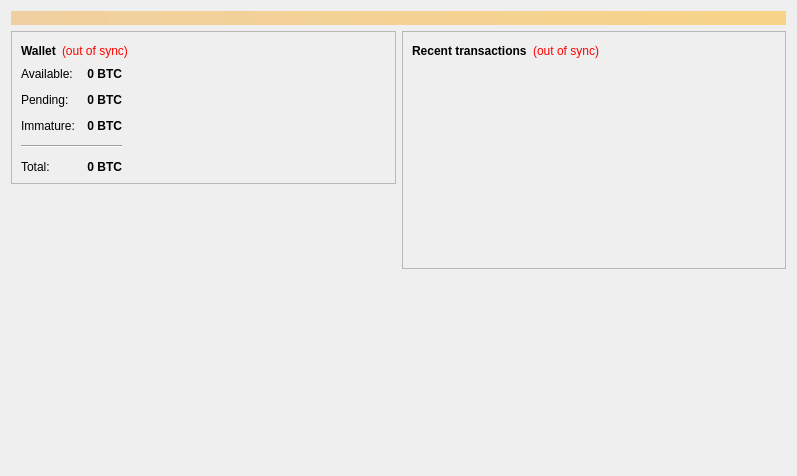
<?xml version="1.0" encoding="UTF-8"?>
<ui version="4.0">
 <class>OverviewPage</class>
 <widget class="QWidget" name="OverviewPage">
  <property name="geometry">
   <rect>
    <x>0</x>
    <y>0</y>
    <width>797</width>
    <height>476</height>
   </rect>
  </property>
  <property name="windowTitle">
   <string>Form</string>
  </property>
  <layout class="QVBoxLayout" name="topLayout">
   <item>
    <widget class="QLabel" name="labelAlerts">
     <property name="visible">
      <bool>false</bool>
     </property>
     <property name="styleSheet">
      <string notr="true">background-color: qlineargradient(x1: 0, y1: 0, x2: 1, y2: 0, stop:0 #F0D0A0, stop:1 #F8D488); color:#000000;</string>
     </property>
     <property name="wordWrap">
      <bool>true</bool>
     </property>
     <property name="margin">
      <number>3</number>
     </property>
    </widget>
   </item>
   <item>
    <layout class="QHBoxLayout" name="horizontalLayout" stretch="1,1">
     <item>
      <layout class="QVBoxLayout" name="verticalLayout_2">
       <item>
        <widget class="QFrame" name="frame">
         <property name="frameShape">
          <enum>QFrame::StyledPanel</enum>
         </property>
         <property name="frameShadow">
          <enum>QFrame::Raised</enum>
         </property>
         <layout class="QVBoxLayout" name="verticalLayout_4">
          <item>
           <layout class="QHBoxLayout" name="horizontalLayout_4">
            <item>
             <widget class="QLabel" name="label_5">
              <property name="font">
               <font>
                <weight>75</weight>
                <bold>true</bold>
               </font>
              </property>
              <property name="text">
               <string>Wallet</string>
              </property>
             </widget>
            </item>
            <item>
             <widget class="QLabel" name="labelWalletStatus">
              <property name="toolTip">
               <string>The displayed information may be out of date. Your wallet automatically synchronizes with the Vaperscoin network after a connection is established, but this process has not completed yet.</string>
              </property>
              <property name="styleSheet">
               <string notr="true">QLabel { color: red; }</string>
              </property>
              <property name="text">
               <string notr="true">(out of sync)</string>
              </property>
              <property name="alignment">
               <set>Qt::AlignLeading|Qt::AlignLeft|Qt::AlignVCenter</set>
              </property>
             </widget>
            </item>
            <item>
             <spacer name="horizontalSpacer_2">
              <property name="orientation">
               <enum>Qt::Horizontal</enum>
              </property>
              <property name="sizeHint" stdset="0">
               <size>
                <width>40</width>
                <height>20</height>
               </size>
              </property>
             </spacer>
            </item>
           </layout>
          </item>
          <item>
           <layout class="QHBoxLayout" name="horizontalLayout_3">
            <item>
             <layout class="QFormLayout" name="formLayout_2">
              <property name="fieldGrowthPolicy">
               <enum>QFormLayout::AllNonFixedFieldsGrow</enum>
              </property>
              <property name="horizontalSpacing">
               <number>12</number>
              </property>
              <property name="verticalSpacing">
               <number>12</number>
              </property>
              <item row="0" column="0">
               <widget class="QLabel" name="label">
                <property name="text">
                 <string>Available:</string>
                </property>
               </widget>
              </item>
              <item row="0" column="1">
               <widget class="QLabel" name="labelBalance">
                <property name="font">
                 <font>
                  <weight>75</weight>
                  <bold>true</bold>
                 </font>
                </property>
                <property name="cursor">
                 <cursorShape>IBeamCursor</cursorShape>
                </property>
                <property name="toolTip">
                 <string>Your current spendable balance</string>
                </property>
                <property name="text">
                 <string notr="true">0 BTC</string>
                </property>
                <property name="alignment">
                 <set>Qt::AlignRight|Qt::AlignTrailing|Qt::AlignVCenter</set>
                </property>
                <property name="textInteractionFlags">
                 <set>Qt::LinksAccessibleByMouse|Qt::TextSelectableByKeyboard|Qt::TextSelectableByMouse</set>
                </property>
               </widget>
              </item>
              <item row="1" column="0">
               <widget class="QLabel" name="label_3">
                <property name="text">
                 <string>Pending:</string>
                </property>
               </widget>
              </item>
              <item row="1" column="1">
               <widget class="QLabel" name="labelUnconfirmed">
                <property name="font">
                 <font>
                  <weight>75</weight>
                  <bold>true</bold>
                 </font>
                </property>
                <property name="cursor">
                 <cursorShape>IBeamCursor</cursorShape>
                </property>
                <property name="toolTip">
                 <string>Total of transactions that have yet to be confirmed, and do not yet count toward the spendable balance</string>
                </property>
                <property name="text">
                 <string notr="true">0 BTC</string>
                </property>
                <property name="alignment">
                 <set>Qt::AlignRight|Qt::AlignTrailing|Qt::AlignVCenter</set>
                </property>
                <property name="textInteractionFlags">
                 <set>Qt::LinksAccessibleByMouse|Qt::TextSelectableByKeyboard|Qt::TextSelectableByMouse</set>
                </property>
               </widget>
              </item>
              <item row="2" column="0">
               <widget class="QLabel" name="labelImmatureText">
                <property name="text">
                 <string>Immature:</string>
                </property>
               </widget>
              </item>
              <item row="2" column="1">
               <widget class="QLabel" name="labelImmature">
                <property name="font">
                 <font>
                  <weight>75</weight>
                  <bold>true</bold>
                 </font>
                </property>
                <property name="toolTip">
                 <string>Mined balance that has not yet matured</string>
                </property>
                <property name="text">
                 <string notr="true">0 BTC</string>
                </property>
                <property name="alignment">
                 <set>Qt::AlignRight|Qt::AlignTrailing|Qt::AlignVCenter</set>
                </property>
                <property name="textInteractionFlags">
                 <set>Qt::LinksAccessibleByMouse|Qt::TextSelectableByKeyboard|Qt::TextSelectableByMouse</set>
                </property>
               </widget>
              </item>
              <item row="4" column="0">
               <widget class="QLabel" name="labelTotalText">
                <property name="text">
                 <string>Total:</string>
                </property>
               </widget>
              </item>
              <item row="4" column="1">
               <widget class="QLabel" name="labelTotal">
                <property name="font">
                 <font>
                  <weight>75</weight>
                  <bold>true</bold>
                 </font>
                </property>
                <property name="cursor">
                 <cursorShape>IBeamCursor</cursorShape>
                </property>
                <property name="toolTip">
                 <string>Your current total balance</string>
                </property>
                <property name="text">
                 <string notr="true">0 BTC</string>
                </property>
                <property name="alignment">
                 <set>Qt::AlignRight|Qt::AlignTrailing|Qt::AlignVCenter</set>
                </property>
                <property name="textInteractionFlags">
                 <set>Qt::LinksAccessibleByMouse|Qt::TextSelectableByKeyboard|Qt::TextSelectableByMouse</set>
                </property>
               </widget>
              </item>
              <item row="3" column="0" colspan="2">
               <widget class="Line" name="line">
                <property name="orientation">
                 <enum>Qt::Horizontal</enum>
                </property>
               </widget>
              </item>
             </layout>
            </item>
            <item>
             <spacer name="horizontalSpacer_3">
              <property name="orientation">
               <enum>Qt::Horizontal</enum>
              </property>
              <property name="sizeHint" stdset="0">
               <size>
                <width>40</width>
                <height>20</height>
               </size>
              </property>
             </spacer>
            </item>
           </layout>
          </item>
         </layout>
        </widget>
       </item>
       <item alignment="Qt::AlignHCenter">
        <widget class="QLabel" name="label_wallet_bgcoin">
         <property name="maximumSize">
          <size>
           <width>256</width>
           <height>256</height>
          </size>
         </property>
         <property name="text">
          <string notr="true"/>
         </property>
         <property name="pixmap">
          <pixmap resource="../vaperscoin.qrc">:/icons/bitcoin</pixmap>
         </property>
         <property name="scaledContents">
          <bool>true</bool>
         </property>
         <property name="alignment">
          <set>Qt::AlignCenter</set>
         </property>
         <property name="margin">
          <number>-2</number>
         </property>
        </widget>
       </item>
       <item>
        <spacer name="verticalSpacer">
         <property name="orientation">
          <enum>Qt::Vertical</enum>
         </property>
         <property name="sizeHint" stdset="0">
          <size>
           <width>20</width>
           <height>40</height>
          </size>
         </property>
        </spacer>
       </item>
      </layout>
     </item>
     <item>
      <layout class="QVBoxLayout" name="verticalLayout_3">
       <item>
        <widget class="QFrame" name="frame_2">
         <property name="frameShape">
          <enum>QFrame::StyledPanel</enum>
         </property>
         <property name="frameShadow">
          <enum>QFrame::Raised</enum>
         </property>
         <layout class="QVBoxLayout" name="verticalLayout">
          <item>
           <layout class="QHBoxLayout" name="horizontalLayout_2">
            <item>
             <widget class="QLabel" name="label_4">
              <property name="text">
               <string>&lt;b&gt;Recent transactions&lt;/b&gt;</string>
              </property>
             </widget>
            </item>
            <item>
             <widget class="QLabel" name="labelTransactionsStatus">
              <property name="toolTip">
               <string>The displayed information may be out of date. Your wallet automatically synchronizes with the Vaperscoin network after a connection is established, but this process has not completed yet.</string>
              </property>
              <property name="styleSheet">
               <string notr="true">QLabel { color: red; }</string>
              </property>
              <property name="text">
               <string notr="true">(out of sync)</string>
              </property>
              <property name="alignment">
               <set>Qt::AlignRight|Qt::AlignTrailing|Qt::AlignVCenter</set>
              </property>
             </widget>
            </item>
            <item>
             <spacer name="horizontalSpacer">
              <property name="orientation">
               <enum>Qt::Horizontal</enum>
              </property>
              <property name="sizeHint" stdset="0">
               <size>
                <width>40</width>
                <height>20</height>
               </size>
              </property>
             </spacer>
            </item>
           </layout>
          </item>
          <item>
           <widget class="QListView" name="listTransactions">
            <property name="styleSheet">
             <string notr="true">QListView { background: transparent; }</string>
            </property>
            <property name="frameShape">
             <enum>QFrame::NoFrame</enum>
            </property>
            <property name="verticalScrollBarPolicy">
             <enum>Qt::ScrollBarAlwaysOff</enum>
            </property>
            <property name="horizontalScrollBarPolicy">
             <enum>Qt::ScrollBarAlwaysOff</enum>
            </property>
            <property name="selectionMode">
             <enum>QAbstractItemView::NoSelection</enum>
            </property>
           </widget>
          </item>
         </layout>
        </widget>
       </item>
       <item>
        <spacer name="verticalSpacer_2">
         <property name="orientation">
          <enum>Qt::Vertical</enum>
         </property>
         <property name="sizeHint" stdset="0">
          <size>
           <width>20</width>
           <height>40</height>
          </size>
         </property>
        </spacer>
       </item>
      </layout>
     </item>
    </layout>
   </item>
  </layout>
 </widget>
 <resources>
  <include location="../vaperscoin.qrc"/>
 </resources>
 <connections/>
</ui>
